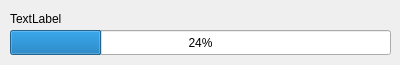
<?xml version="1.0" encoding="UTF-8"?>
<ui version="4.0">
 <class>CProgressDialog</class>
 <widget class="QDialog" name="CProgressDialog">
  <property name="geometry">
   <rect>
    <x>0</x>
    <y>0</y>
    <width>400</width>
    <height>65</height>
   </rect>
  </property>
  <property name="windowTitle">
   <string>Dialog</string>
  </property>
  <property name="toolTip">
   <string>&lt;html&gt;&lt;head/&gt;&lt;body&gt;&lt;p&gt;&lt;br/&gt;&lt;/p&gt;&lt;/body&gt;&lt;/html&gt;</string>
  </property>
  <widget class="QLabel" name="label">
   <property name="geometry">
    <rect>
     <x>10</x>
     <y>10</y>
     <width>281</width>
     <height>17</height>
    </rect>
   </property>
   <property name="text">
    <string>TextLabel</string>
   </property>
  </widget>
  <widget class="QProgressBar" name="progressBar">
   <property name="geometry">
    <rect>
     <x>10</x>
     <y>30</y>
     <width>381</width>
     <height>25</height>
    </rect>
   </property>
   <property name="value">
    <number>24</number>
   </property>
  </widget>
 </widget>
 <resources/>
 <connections/>
</ui>
